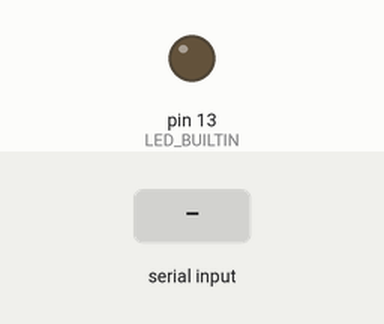
Recording of a sketch running on a simulated Arduino Uno, built with avr-gcc and run on an emulated ATmega328P. Shown: output pins drawn as LEDs (lit = HIGH). The inputs (shaded band) are chosen by the test bench.

Above: at 1.2 s.
1.3 s: "1" received over Serial
At 2.4 s:
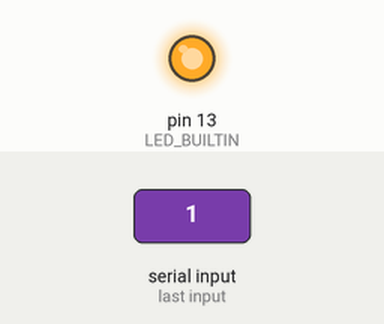
2.8 s: "0" received over Serial
At 3.6 s:
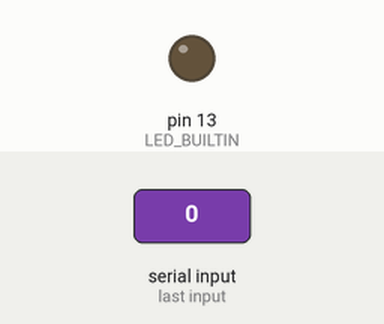
Timing chart, 0 to 5.8 s (numbered marks = the images above; inputs shaded):
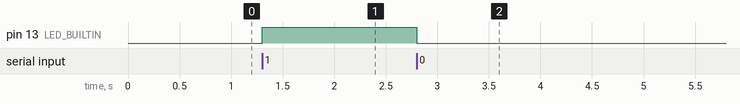

The sketch:

relay_control.ino
```cpp
int data;

void setup()
{
  Serial.begin(9600);
  pinMode(LED_BUILTIN,OUTPUT);
  digitalWrite (LED_BUILTIN, LOW);  // Set to LOW so it starts as closed
}

void loop()
{

while (Serial.available())
  {
    data = Serial.read();  // Listening serial port
  }

  if (data == '1')
  digitalWrite (LED_BUILTIN, HIGH);  // Trigger pin for turn on LEDS

  else if (data == '0')
  digitalWrite (LED_BUILTIN, LOW);  // Trigger pin for turn off LEDS

}
```

Measured:
- after the input at 1.3 s, pin 13 (LED_BUILTIN): LOW → HIGH at once
- after the input at 2.8 s, pin 13 (LED_BUILTIN): HIGH → LOW at once
